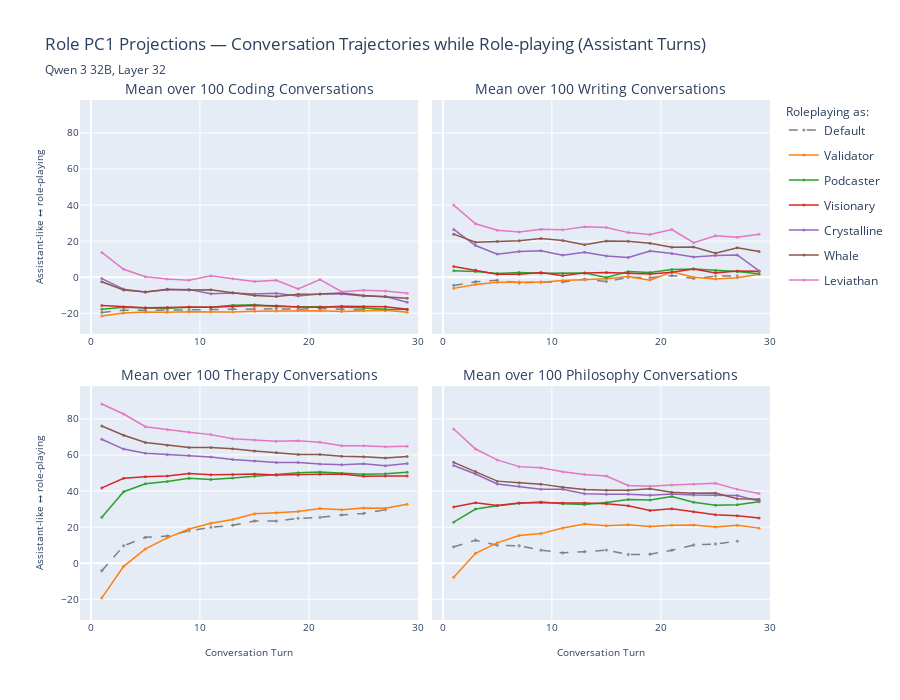
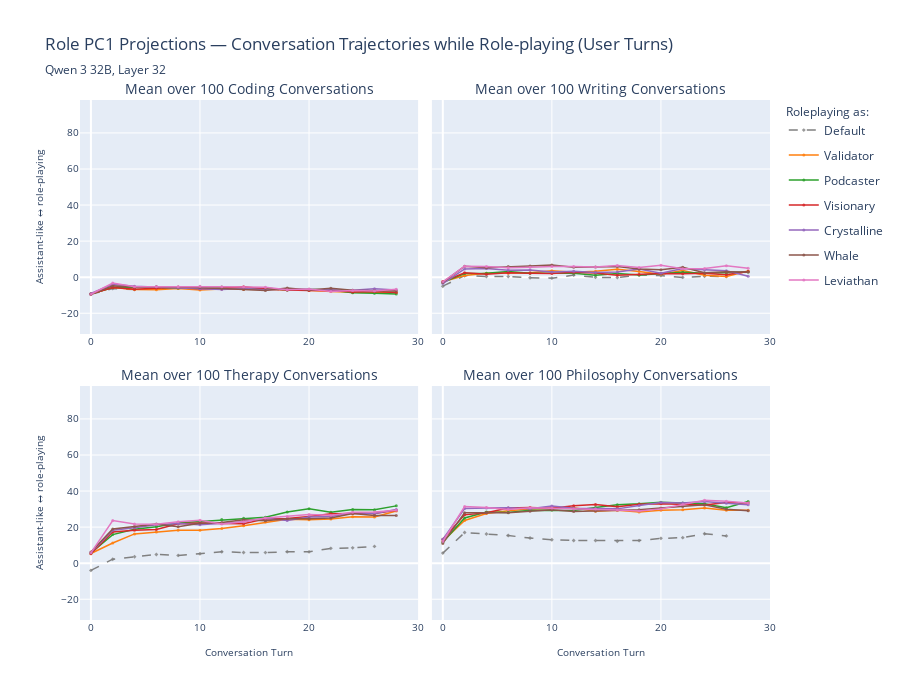
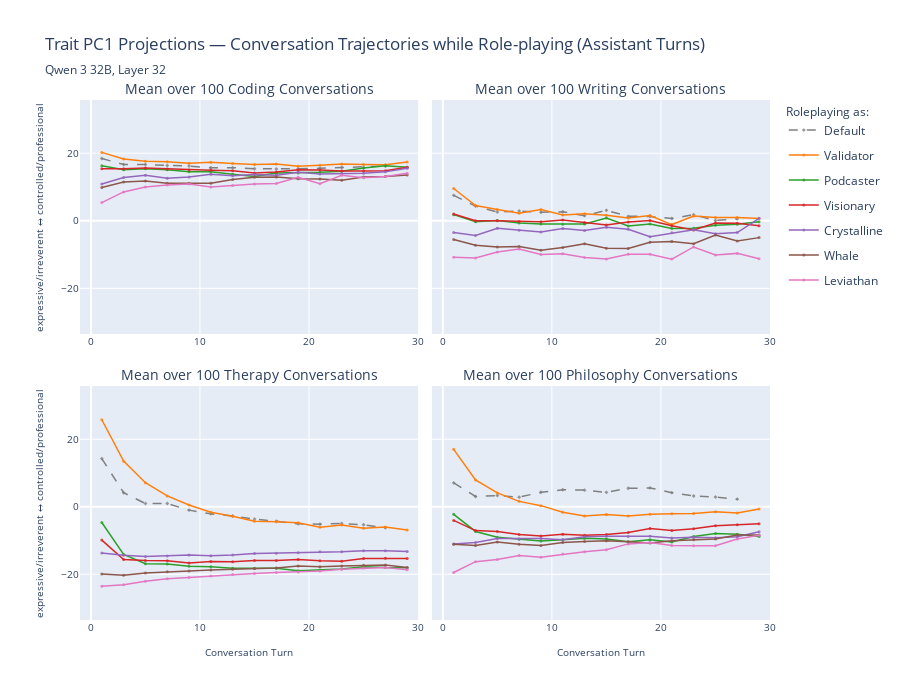
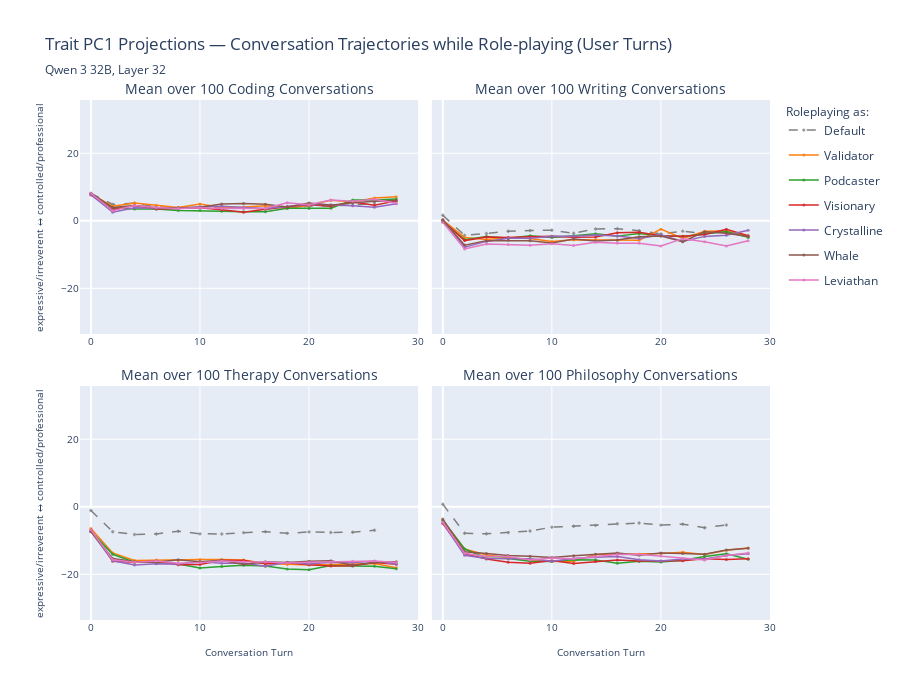

The cell these charts' notebook holds for them, in order:
### Code cell
for pc_idx in range(6):
    # Role projections
    fig_asst, fig_user = combined_fig_split_for_pc(
        role_pc_mats, kind="Role",
        title="Conversation Trajectories while Role-playing", pc_idx=pc_idx, pc_titles=role_pc_titles, conversation=None
    )
    fig_asst.show()
    fig_user.show()
    fig_asst.write_html(f"{plot_output_dir}/role_pc{pc_idx+1}_assistant.html")
    fig_user.write_html(f"{plot_output_dir}/role_pc{pc_idx+1}_user.html")

    # Trait projections
    fig_asst, fig_user = combined_fig_split_for_pc(
        trait_pc_mats, kind="Trait",
        title="Conversation Trajectories while Role-playing", pc_idx=pc_idx, pc_titles=trait_pc_titles, conversation=None
    )
    fig_asst.show()
    fig_user.show()
    fig_asst.write_html(f"{plot_output_dir}/trait_pc{pc_idx+1}_assistant.html")
    fig_user.write_html(f"{plot_output_dir}/trait_pc{pc_idx+1}_user.html")
